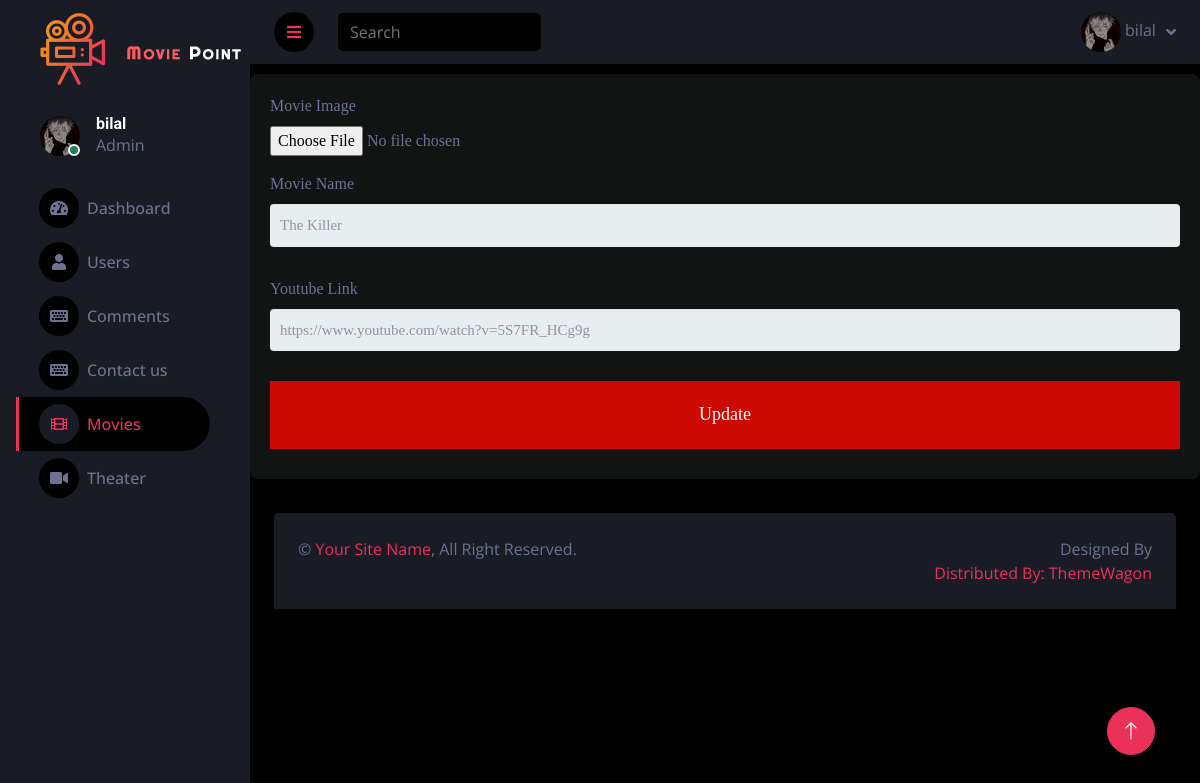
/dashboard/editmovie.php?id=1 (signed in), run on the app's committed database.
### tables this page shows
CREATE TABLE `movies` (
  `id` int(11) NOT NULL,
  `movie_name` varchar(50) NOT NULL,
  `m_image` varchar(50) NOT NULL,
  `y_link` varchar(200) NOT NULL
);

### dashboard/editmovie.php (the view, shortened to what this page needs)
<!DOCTYPE HTML>
<html lang="zxx">
<head>
<?php
include 'conect.php';
$rows = mysqli_query($connection, "SELECT userimage FROM `login` WHERE username = '" . $_SESSION['username'] . "'");
?>
    <link href="https://cdnjs.cloudflare.com/ajax/libs/font-awesome/5.10.0/css/all.min.css" rel="stylesheet">
    <link href="https://cdn.jsdelivr.net/npm/bootstrap-icons@1.4.1/font/bootstrap-icons.css" rel="stylesheet">
    <link href="lib/owlcarousel/assets/owl.carousel.min.css" rel="stylesheet">
    <link href="lib/tempusdominus/css/tempusdominus-bootstrap-4.min.css" rel="stylesheet" />
    <link href="css/bootstrap.min.css" rel="stylesheet">
    <link href="css/style.css" rel="stylesheet">
    <link href="css/formcss.css" rel="stylesheet">
</head>
<body>
    <div class="container-fluid position-relative d-flex p-0">
        <div class="sidebar pe-4 pb-3">
            <nav class="navbar bg-secondary navbar-dark">
                <a href="dashboard.php" class="navbar-brand mx-4 mb-3">
                    <h3 class="text-primary"><img src="./img/logo.png" alt=""></h3>
                </a>
                <div class="d-flex align-items-center ms-4 mb-4">
                    <div class="position-relative">
                        <?php
						while ($row = mysqli_fetch_assoc($rows)) {
							echo '<img class="rounded-circle" src="../images/' . $row['userimage'] . '" style="width: 40px;height: 40px; title="' . $row['userimage'] . '">';
						?>
                        <div class="bg-success rounded-circle border border-2 border-white position-absolute end-0 bottom-0 p-1"></div>
                    </div>
                    <div class="ms-3">
                        <h6 class="mb-0"><?php echo $_SESSION['username'];?></h6>
                        <span>Admin</span>
                    </div>
                </div>
                <div class="navbar-nav w-100">
                    <a href="dashboard.php" class="nav-item nav-link"><i class="fa fa-tachometer-alt me-2"></i>Dashboard</a>
                    <a href="Users.php" class="nav-item nav-link "><i class="fa fa-user me-2"></i>Users </a>
                    <a href="comments.php" class="nav-item nav-link"><i class="fa fa-keyboard me-2"></i>Comments</a>
                    <a href="message.php" class="nav-item nav-link"><i class="fa fa-keyboard me-2"></i>Contact us</a>
                    <a href="movies.php" class="nav-item nav-link active "><i class="fa fa-film me-2"></i>Movies</a>
                    <a href="theater.php" class="nav-item nav-link"><i class="fa fa-video me-2"></i>Theater</a>
                    </div>
                </div>
        </div>
        <div class="content">
            <nav class="navbar navbar-expand bg-secondary navbar-dark sticky-top px-4 py-0">
                <a href="#" class="sidebar-toggler flex-shrink-0">
                    <i class="fa fa-bars"></i>
                </a>
                <form class="d-none d-md-flex ms-4">
                    <input class="form-control bg-dark border-0" type="search" placeholder="Search">
                </form>
                <div class="navbar-nav align-items-center ms-auto">
                <div class="nav-item dropdown">
                        <a href="#" class="nav-link dropdown-toggle" data-bs-toggle="dropdown">
                        <?php
							echo '<img class="rounded-circle" src="../images/' . $row['userimage'] . '" style="width: 40px;height: 40px; title="' . $row['userimage'] . '">';
						?>
                        <?php	} ?>
                            <span class="d-none d-lg-inline-flex"><?php echo $_SESSION['username'];?></span>
                        </a>
                    </div>
                </div>
            </nav>
<?php
$movieId = $_GET['id'];
$movieQuery = "SELECT * FROM `movies` WHERE id = $movieId";
$movieResult = $connection->query($movieQuery);
if ($movieResult->num_rows > 0) {
    $movieData = $movieResult->fetch_assoc();
?>
<div class="form-style-5">
    <form action="" method="post" enctype="multipart/form-data">
        <label for="">Movie Image</label>
        <input type="file" name="m_image" value="<?php echo $movieData['m_image']; ?>" placeholder="Movie Image" style="margin-bottom:1rem;">
        <label for="">Movie Name</label>
        <input type="text" name="m_name" value="<?php echo $movieData['movie_name']; ?>" placeholder="Movie Name">
        <label for="">Youtube Link</label>
        <input type="text" name="m_link" value="<?php echo $movieData['y_link']; ?>" placeholder="Youtube Link">
        <input type="submit" name="Update" value="Update">
    </form>
</div>
<?php
} else {
    echo "User not found.";
}
?>
            <div class="container-fluid pt-4 px-4">
                <div class="bg-secondary rounded-top p-4">
                    <div class="row">
                        <div class="col-12 col-sm-6 text-center text-sm-start">
                            &copy; <a href="#">Your Site Name</a>, All Right Reserved.
                        </div>
                        <div class="col-12 col-sm-6 text-center text-sm-end">
                            Designed By <a href="https:/.phpcodex.com".php Codex</a>
                            <br>Distributed By: <a href="https://themewagon.com" target="_blank">ThemeWagon</a>
                        </div>
                    </div>
                </div>
            </div>
        </div>
        <a href="#" class="btn btn-lg btn-primary btn-lg-square back-to-top"><i class="bi bi-arrow-up"></i></a>
</body>
</html>

### dashboard/css/style.css (style rules this page uses)
:root { --primary: #eb315a; --secondary: #191C24; --light: #6C7293; --dark: #000000; }
.back-to-top { position: fixed; display: none; right: 45px; bottom: 45px; z-index: 99; }
.btn { transition: .5s; }
.btn-lg-square { width: 48px; height: 48px; }
.btn-square, .btn-sm-square, .btn-lg-square { padding: 0; display: inline-flex; align-items: center; justify-content: center; font-weight: normal; border-radius: 50px; }
.sidebar { position: fixed; top: 0; left: 0; bottom: 0; width: 250px; height: 100vh; overflow-y: auto; background: var(--secondary); transition: 0.5s; z-index: 999; }
.content { margin-left: 250px; min-height: 100vh; background: var(--dark); transition: 0.5s; }
@media (min-width: 992px) { .sidebar { margin-left: 0; } }
@media (min-width: 992px) { .content { width: calc(100% - 250px); } }
.sidebar .navbar .navbar-nav .nav-link { padding: 7px 20px; color: var(--light); font-weight: 500; border-left: 3px solid var(--secondary); border-radius: 0 30px 30px 0; outline: none; }
.sidebar .navbar .navbar-nav .nav-link:hover, .sidebar .navbar .navbar-nav .nav-link.active { color: var(--primary); background: var(--dark); border-color: var(--primary); }
.sidebar .navbar .navbar-nav .nav-link i { width: 40px; height: 40px; display: inline-flex; align-items: center; justify-content: center; background: var(--dark); border-radius: 40px; }
.sidebar .navbar .navbar-nav .nav-link:hover i, .sidebar .navbar .navbar-nav .nav-link.active i { background: var(--secondary); }
.content .navbar .navbar-nav .nav-link { margin-left: 25px; padding: 12px 0; color: var(--light); outline: none; }
.content .navbar .sidebar-toggler, .content .navbar .navbar-nav .nav-link i { width: 40px; height: 40px; display: inline-flex; align-items: center; justify-content: center; background: var(--dark); border-radius: 40px; }
.content .navbar .dropdown-toggle::after { margin-left: 6px; vertical-align: middle; border: none; content: "\f107"; font-family: "Font Awesome 5 Free"; font-weight: 900; transition: .5s; }

### dashboard/css/formcss.css (style rules this page uses)
.form-style-5 { max-width: 1000px; padding: 10px 20px; background: #080808; margin: 10px auto; padding: 20px; background: #121313; border-radius: 8px; font-family: Georgia, "Times New Roman", Times, serif; }
.form-style-5 label { display: block; margin-bottom: 8px; }
.form-style-5 input[type="text"], .form-style-5 input[type="date"], .form-style-5 input[type="datetime"], .form-style-5 input[type="email"], .form-style-5 input[type="number"], .form-style-5 input[type="search"], .form-style-5 input[type="time"], .form-style-5 input[type="url"], .form-style-5 textarea, .form-style-5 select { font-family: Georgia, "Times New Roman", Times, serif; background: rgba(255,255,255,.1); border: none; border-radius: 4px; font-size: 15px; margin: 0; outline: 0; padding: 10px; width: 100%; box-sizing: border-box; -webkit-box-sizing: border-box; -moz-box-sizing: border-box; background-color: #e8eeef; color:#8a97a0; -webkit-box-shadow: 0 1px 0 rgba(0,0,0,0.03) inset; box-shadow: 0 1px 0 rgba(0,0,0,0.03) inset; margin-bottom: 30px; }
.form-style-5 input[type="submit"], .form-style-5 input[type="button"] { position: relative; display: block; padding: 19px 39px 18px 39px; color: #FFF; margin: 0 auto; background: #cc0a03; font-size: 18px; text-align: center; font-style: normal; width: 100%; border: 1px solid #cc0a03; border-width: 1px 1px 3px; margin-bottom: 10px; }

### data on the page
movies: m_name "The Killer", m_link "https://www.youtube.com/watch?v=5S7FR_HCg9g"

### other printed values
$_SESSION['username'] "bilal"
